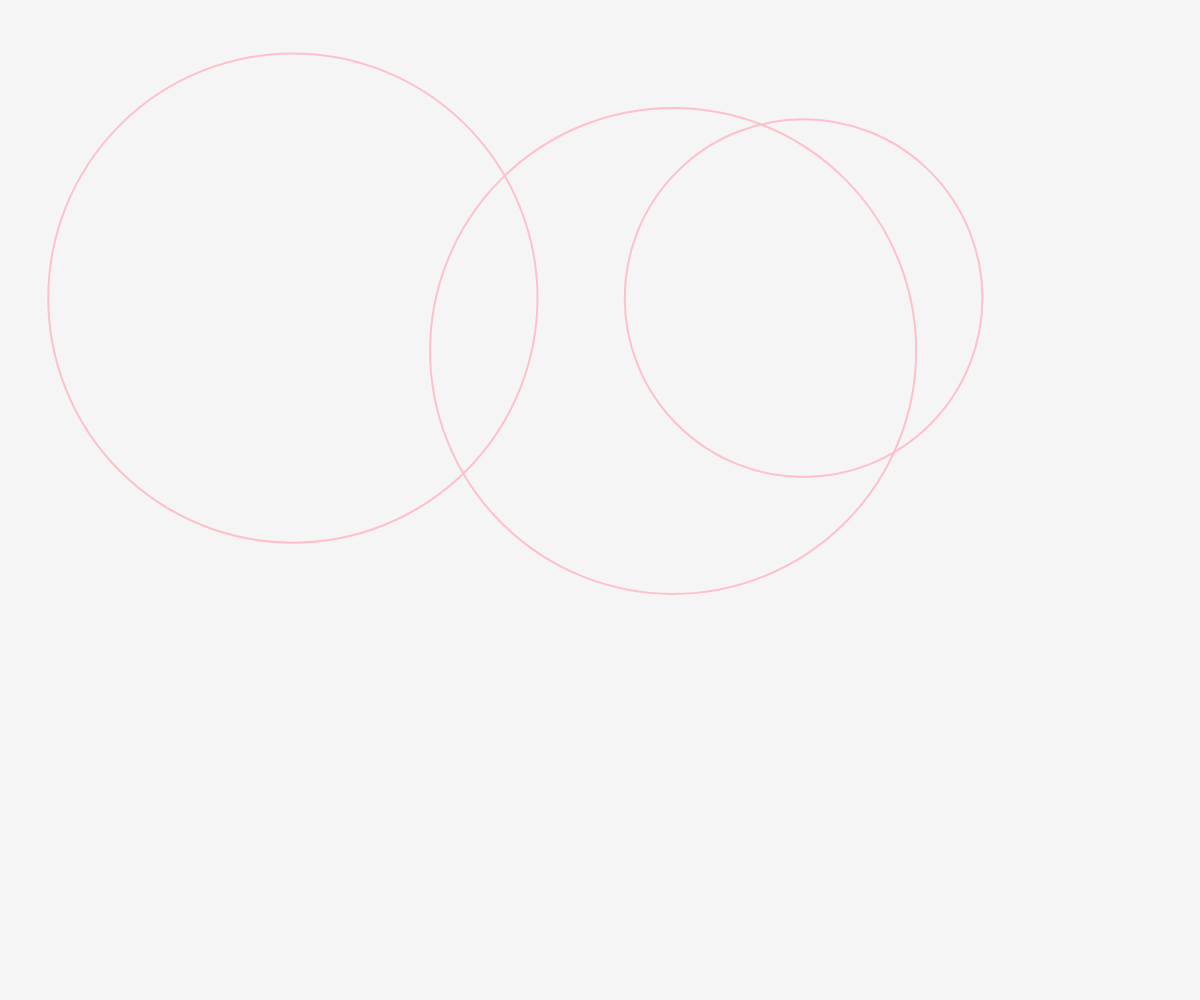
Frame 1 (no input)
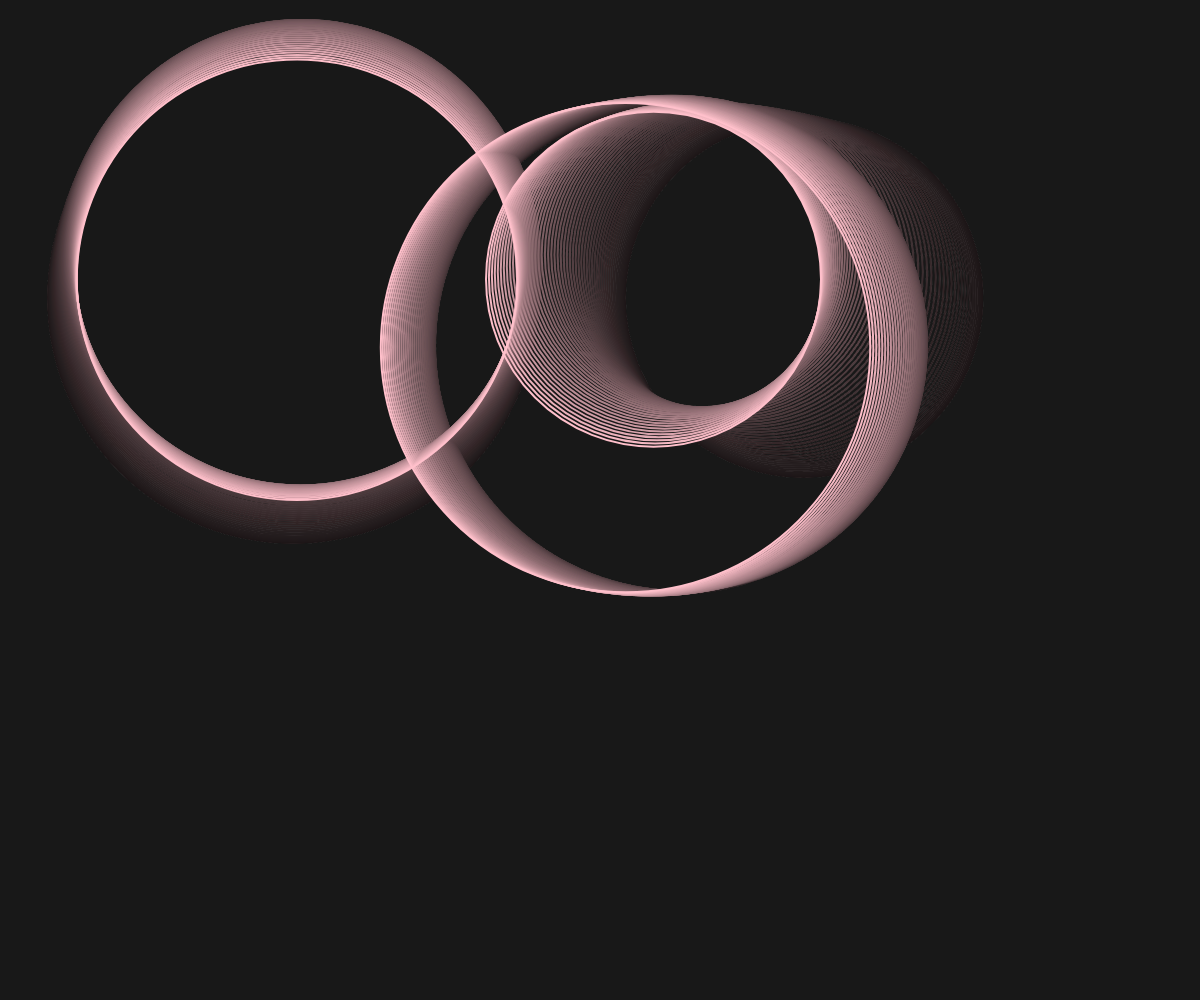
Frame 60 (no input)
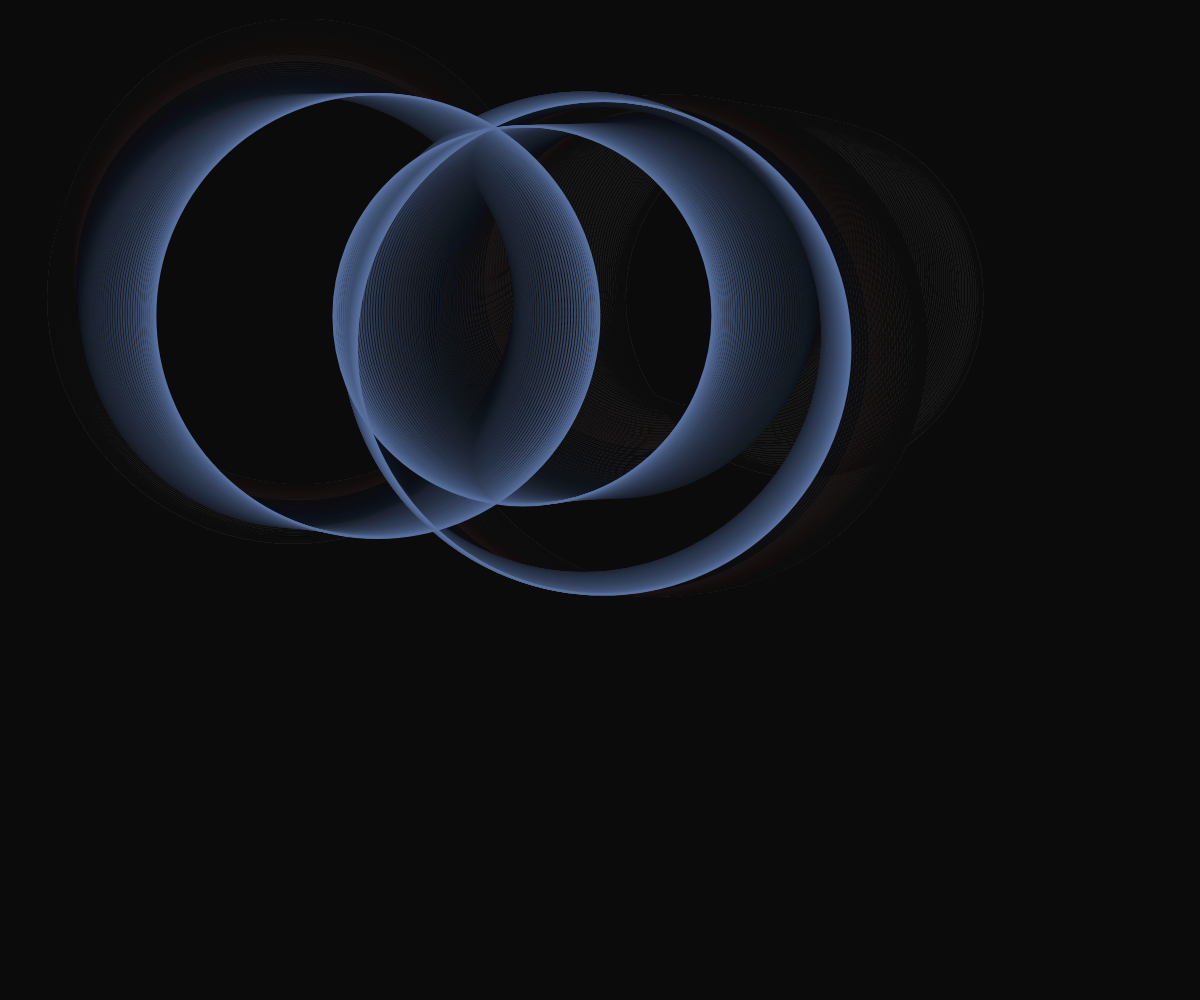
Frame 120 (the mouse pressed at the canvas centre since frame 60)

The p5.js sketch that drew these frames (run headless with seeded random() and noise() and a simulated clock; from frame 60 on, the mouse is pressed at the canvas centre):

// p5.js sketch
// ── sketch.js
let t;
let increment = 0.001;

function setup() {
  createCanvas(windowWidth, windowHeight);
  strokeWeight(2);
  stroke(255);
  noFill();
  t = 0;
}

function draw() {
  background(0, 10);

  //lerp stroke color
  let x = map(mouseX, 0, width, 0, 1);
  let y = map(mouseY, 0, height, 0, 1);

  let color1 = color('pink');
  let color2 = color('blue');
  let color3 = color('black');
  let color4 = color(92, 255, 179);

  let xColor = lerpColor(color1, color2, x);
  let yColor = lerpColor(color3, color4, y);
  stroke(lerpColor(xColor, yColor, y));


  // TODO: Call the makeCircle() function with 4 for xPos, 50 for yPos and 600 for circleSize
  makeCircle(4, 50, 600);

  // TODO: Call the makeCircle() function with 0 for xPos, 200 for yPos and 200 for circleSize
  makeCircle(0, 200, 200);

  // TODO: Call the makeCircle() function with 100 for xPos, 200 for yPos and 1 for circleSize
  makeCircle(100, 200, 1);
}

function makeCircle(xPos, yPos, circleSize) {
  let x = width * noise(t + xPos);
  let y = height * noise(t + yPos);
  let size = width * noise(t + circleSize);

  ellipse(x, y, size, size);

  t += increment;
}

function windowResized() {
  resizeCanvas(windowWidth, windowHeight);
}
